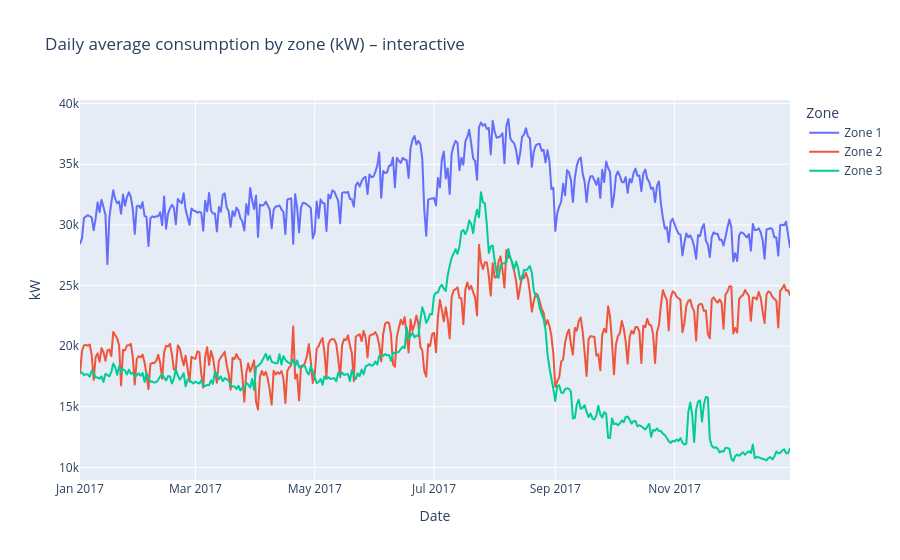
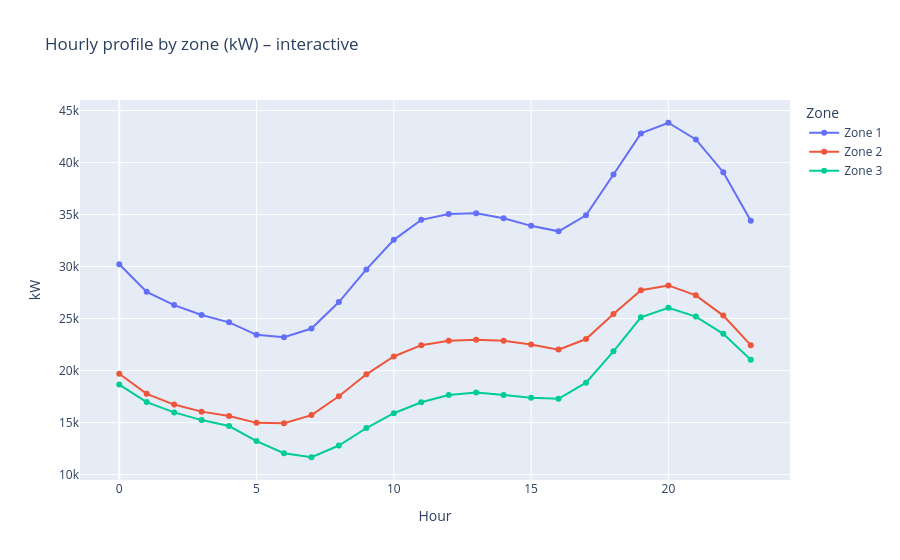
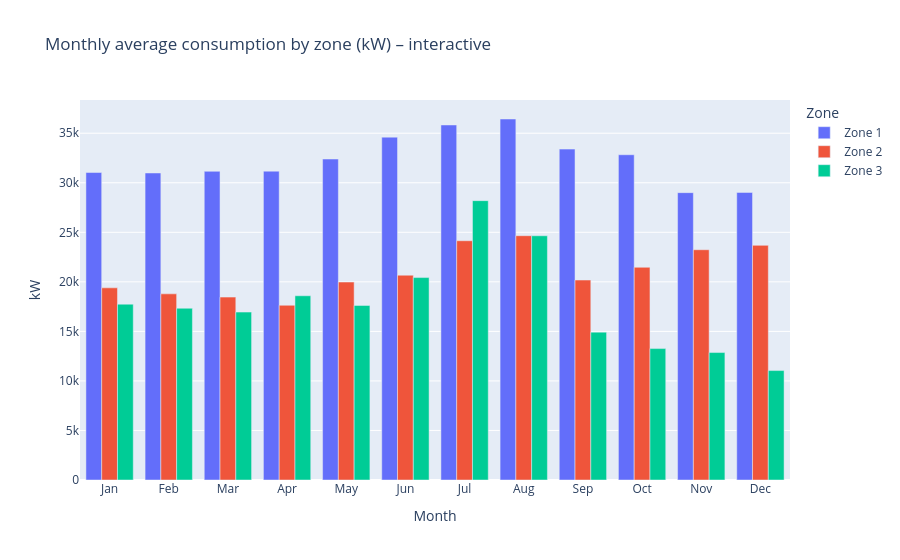

Notebook source saved alongside these figures, in order:
### Code cell
# Interactive Plotly charts (saved as standalone HTML files; not a dashboard)
dd_=daily.rename(columns=ZN).reset_index().rename(columns={'index':'Date'}); dd_.columns=['Date','Zone 1','Zone 2','Zone 3','Total_kW']
f1=px.line(dd_,x='Date',y=['Zone 1','Zone 2','Zone 3'],title='Daily average consumption by zone (kW) – interactive',labels={'value':'kW','variable':'Zone'}); f1.write_html(f'{INTER}/daily_trend.html'); f1.show()
hp=hourly[['Zone 1','Zone 2','Zone 3']].reset_index()
f2=px.line(hp,x='Hour',y=['Zone 1','Zone 2','Zone 3'],markers=True,title='Hourly profile by zone (kW) – interactive',labels={'value':'kW','variable':'Zone'}); f2.write_html(f'{INTER}/hourly_profile.html'); f2.show()
mp=mon[['Zone 1','Zone 2','Zone 3']].reset_index()
f3=px.bar(mp,x='MonthName',y=['Zone 1','Zone 2','Zone 3'],barmode='group',title='Monthly average consumption by zone (kW) – interactive',labels={'value':'kW','variable':'Zone','MonthName':'Month'}); f3.write_html(f'{INTER}/monthly_pattern.html'); f3.show()

### Figure 1 — Plotly figure (JSON) as saved in the notebook; plotly's stock layout.template omitted (floating-point values rounded to 4 significant figures; data arrays with more than 128 entries replaced by an {"elided": "..."} marker saying what was removed)
{"data": [{"hovertemplate": "Zone=Zone 1<br>Date=%{x}<br>kW=%{y}<extra></extra>", "legendgroup": "Zone 1", "line": {"color": "#636efa", "dash": "solid"}, "marker": {"symbol": "circle"}, "mode": "lines", "name": "Zone 1", "showlegend": true, "type": "scattergl", "x": {"elided": "364 str values"}, "xaxis": "x", "y": {"elided": "364 float values"}, "yaxis": "y"}, {"hovertemplate": "Zone=Zone 2<br>Date=%{x}<br>kW=%{y}<extra></extra>", "legendgroup": "Zone 2", "line": {"color": "#EF553B", "dash": "solid"}, "marker": {"symbol": "circle"}, "mode": "lines", "name": "Zone 2", "showlegend": true, "type": "scattergl", "x": {"elided": "364 str values"}, "xaxis": "x", "y": {"elided": "364 float values"}, "yaxis": "y"}, {"hovertemplate": "Zone=Zone 3<br>Date=%{x}<br>kW=%{y}<extra></extra>", "legendgroup": "Zone 3", "line": {"color": "#00cc96", "dash": "solid"}, "marker": {"symbol": "circle"}, "mode": "lines", "name": "Zone 3", "showlegend": true, "type": "scattergl", "x": {"elided": "364 str values"}, "xaxis": "x", "y": {"elided": "364 float values"}, "yaxis": "y"}], "layout": {"legend": {"title": {"text": "Zone"}, "tracegroupgap": 0}, "title": {"text": "Daily average consumption by zone (kW) – interactive"}, "xaxis": {"anchor": "y", "domain": [0.0, 1.0], "title": {"text": "Date"}}, "yaxis": {"anchor": "x", "domain": [0.0, 1.0], "title": {"text": "kW"}}}}

### Figure 2 — Plotly figure (JSON) as saved in the notebook; plotly's stock layout.template omitted (floating-point values rounded to 4 significant figures)
{"data": [{"hovertemplate": "Zone=Zone 1<br>Hour=%{x}<br>kW=%{y}<extra></extra>", "legendgroup": "Zone 1", "line": {"color": "#636efa", "dash": "solid"}, "marker": {"symbol": "circle"}, "mode": "lines+markers", "name": "Zone 1", "orientation": "v", "showlegend": true, "type": "scatter", "x": [0, 1, 2, 3, 4, 5, 6, 7, 8, 9, 10, 11, 12, 13, 14, 15, 16, 17, 18, 19, 20, 21, 22, 23], "xaxis": "x", "y": [30220.0, 27570.0, 26290.0, 25340.0, 24630.0, 23440.0, 23200.0, 24040.0, 26580.0, 29730.0, 32570.0, 34490.0, 35050.0, 35110.0, 34640.0, 33910.0, 33390.0, 34920.0, 38850.0, 42800.0, 43820.0, 42220.0, 39070.0, 34410.0], "yaxis": "y"}, {"hovertemplate": "Zone=Zone 2<br>Hour=%{x}<br>kW=%{y}<extra></extra>", "legendgroup": "Zone 2", "line": {"color": "#EF553B", "dash": "solid"}, "marker": {"symbol": "circle"}, "mode": "lines+markers", "name": "Zone 2", "orientation": "v", "showlegend": true, "type": "scatter", "x": [0, 1, 2, 3, 4, 5, 6, 7, 8, 9, 10, 11, 12, 13, 14, 15, 16, 17, 18, 19, 20, 21, 22, 23], "xaxis": "x", "y": [19690.0, 17770.0, 16730.0, 16050.0, 15620.0, 14970.0, 14930.0, 15720.0, 17530.0, 19640.0, 21360.0, 22440.0, 22880.0, 22960.0, 22860.0, 22510.0, 22010.0, 23030.0, 25440.0, 27720.0, 28190.0, 27230.0, 25280.0, 22440.0], "yaxis": "y"}, {"hovertemplate": "Zone=Zone 3<br>Hour=%{x}<br>kW=%{y}<extra></extra>", "legendgroup": "Zone 3", "line": {"color": "#00cc96", "dash": "solid"}, "marker": {"symbol": "circle"}, "mode": "lines+markers", "name": "Zone 3", "orientation": "v", "showlegend": true, "type": "scatter", "x": [0, 1, 2, 3, 4, 5, 6, 7, 8, 9, 10, 11, 12, 13, 14, 15, 16, 17, 18, 19, 20, 21, 22, 23], "xaxis": "x", "y": [18660.0, 16970.0, 15980.0, 15240.0, 14670.0, 13230.0, 12050.0, 11670.0, 12790.0, 14480.0, 15900.0, 16950.0, 17660.0, 17890.0, 17660.0, 17380.0, 17290.0, 18830.0, 21850.0, 25130.0, 26030.0, 25190.0, 23530.0, 21030.0], "yaxis": "y"}], "layout": {"legend": {"title": {"text": "Zone"}, "tracegroupgap": 0}, "title": {"text": "Hourly profile by zone (kW) – interactive"}, "xaxis": {"anchor": "y", "domain": [0.0, 1.0], "title": {"text": "Hour"}}, "yaxis": {"anchor": "x", "domain": [0.0, 1.0], "title": {"text": "kW"}}}}

### Figure 3 — Plotly figure (JSON) as saved in the notebook; plotly's stock layout.template omitted (floating-point values rounded to 4 significant figures)
{"data": [{"alignmentgroup": "True", "hovertemplate": "Zone=Zone 1<br>Month=%{x}<br>kW=%{y}<extra></extra>", "legendgroup": "Zone 1", "marker": {"color": "#636efa", "pattern": {"shape": ""}}, "name": "Zone 1", "offsetgroup": "Zone 1", "orientation": "v", "showlegend": true, "textposition": "auto", "type": "bar", "x": ["Jan", "Feb", "Mar", "Apr", "May", "Jun", "Jul", "Aug", "Sep", "Oct", "Nov", "Dec"], "xaxis": "x", "y": [31030.0, 30990.0, 31160.0, 31170.0, 32400.0, 34610.0, 35830.0, 36440.0, 33400.0, 32830.0, 29000.0, 29020.0], "yaxis": "y"}, {"alignmentgroup": "True", "hovertemplate": "Zone=Zone 2<br>Month=%{x}<br>kW=%{y}<extra></extra>", "legendgroup": "Zone 2", "marker": {"color": "#EF553B", "pattern": {"shape": ""}}, "name": "Zone 2", "offsetgroup": "Zone 2", "orientation": "v", "showlegend": true, "textposition": "auto", "type": "bar", "x": ["Jan", "Feb", "Mar", "Apr", "May", "Jun", "Jul", "Aug", "Sep", "Oct", "Nov", "Dec"], "xaxis": "x", "y": [19390.0, 18790.0, 18460.0, 17630.0, 19980.0, 20670.0, 24150.0, 24660.0, 20180.0, 21470.0, 23240.0, 23680.0], "yaxis": "y"}, {"alignmentgroup": "True", "hovertemplate": "Zone=Zone 3<br>Month=%{x}<br>kW=%{y}<extra></extra>", "legendgroup": "Zone 3", "marker": {"color": "#00cc96", "pattern": {"shape": ""}}, "name": "Zone 3", "offsetgroup": "Zone 3", "orientation": "v", "showlegend": true, "textposition": "auto", "type": "bar", "x": ["Jan", "Feb", "Mar", "Apr", "May", "Jun", "Jul", "Aug", "Sep", "Oct", "Nov", "Dec"], "xaxis": "x", "y": [17750.0, 17340.0, 16950.0, 18590.0, 17620.0, 20430.0, 28190.0, 24650.0, 14920.0, 13260.0, 12860.0, 11040.0], "yaxis": "y"}], "layout": {"barmode": "group", "legend": {"title": {"text": "Zone"}, "tracegroupgap": 0}, "title": {"text": "Monthly average consumption by zone (kW) – interactive"}, "xaxis": {"anchor": "y", "domain": [0.0, 1.0], "title": {"text": "Month"}}, "yaxis": {"anchor": "x", "domain": [0.0, 1.0], "title": {"text": "kW"}}}}
